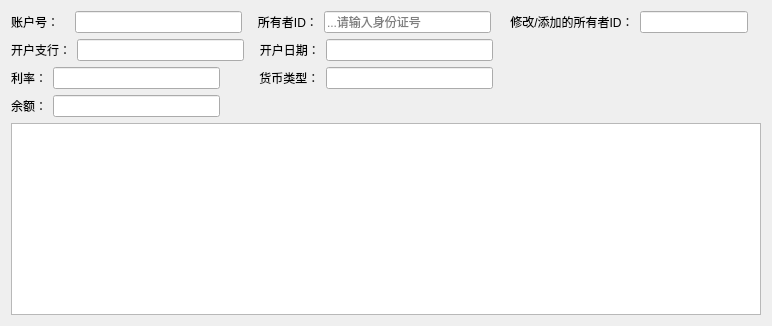
              <widget class="QWidget" name="tab_13">
               <attribute name="title">
                <string>储蓄账户</string>
               </attribute>
               <layout class="QVBoxLayout" name="verticalLayout_6">
                <item>
                 <layout class="QVBoxLayout" name="verticalLayout_5">
                  <item>
                   <layout class="QHBoxLayout" name="horizontalLayout_14" stretch="0,0,0,0,0,0,1">
                    <item>
                     <widget class="QLabel" name="label_14">
                      <property name="sizePolicy">
                       <sizepolicy hsizetype="Fixed" vsizetype="Preferred">
                        <horstretch>0</horstretch>
                        <verstretch>0</verstretch>
                       </sizepolicy>
                      </property>
                      <property name="text">
                       <string>账户号：   </string>
                      </property>
                     </widget>
                    </item>
                    <item>
                     <widget class="QLineEdit" name="ZH_CX_ID">
                      <property name="sizePolicy">
                       <sizepolicy hsizetype="Minimum" vsizetype="Fixed">
                        <horstretch>0</horstretch>
                        <verstretch>0</verstretch>
                       </sizepolicy>
                      </property>
                      <property name="minimumSize">
                       <size>
                        <width>167</width>
                        <height>0</height>
                       </size>
                      </property>
                     </widget>
                    </item>
                    <item>
                     <widget class="QLabel" name="label_30">
                      <property name="sizePolicy">
                       <sizepolicy hsizetype="Fixed" vsizetype="Preferred">
                        <horstretch>0</horstretch>
                        <verstretch>0</verstretch>
                       </sizepolicy>
                      </property>
                      <property name="text">
                       <string>   所有者ID：</string>
                      </property>
                     </widget>
                    </item>
                    <item>
                     <widget class="QLineEdit" name="ZH_CX_KHID">
                      <property name="sizePolicy">
                       <sizepolicy hsizetype="Minimum" vsizetype="Fixed">
                        <horstretch>0</horstretch>
                        <verstretch>0</verstretch>
                       </sizepolicy>
                      </property>
                      <property name="minimumSize">
                       <size>
                        <width>167</width>
                        <height>0</height>
                       </size>
                      </property>
                      <property name="placeholderText">
                       <string>...请输入身份证号</string>
                      </property>
                     </widget>
                    </item>
                    <item>
                     <widget class="QLabel" name="label_15">
                      <property name="text">
                       <string>    修改/添加的所有者ID：</string>
                      </property>
                     </widget>
                    </item>
                    <item>
                     <widget class="QLineEdit" name="ZH_CX_NEWKHID"/>
                    </item>
                    <item>
                     <widget class="QLabel" name="label_36">
                      <property name="text">
                       <string/>
                      </property>
                     </widget>
                    </item>
                   </layout>
                  </item>
                  <item>
                   <layout class="QHBoxLayout" name="horizontalLayout_15" stretch="0,0,0,0,1">
                    <item>
                     <widget class="QLabel" name="label_31">
                      <property name="sizePolicy">
                       <sizepolicy hsizetype="Fixed" vsizetype="Preferred">
                        <horstretch>0</horstretch>
                        <verstretch>0</verstretch>
                       </sizepolicy>
                      </property>
                      <property name="text">
                       <string>开户支行：</string>
                      </property>
                     </widget>
                    </item>
                    <item>
                     <widget class="QLineEdit" name="ZH_CX_Bank">
                      <property name="sizePolicy">
                       <sizepolicy hsizetype="Minimum" vsizetype="Fixed">
                        <horstretch>0</horstretch>
                        <verstretch>0</verstretch>
                       </sizepolicy>
                      </property>
                      <property name="minimumSize">
                       <size>
                        <width>167</width>
                        <height>0</height>
                       </size>
                      </property>
                     </widget>
                    </item>
                    <item>
                     <widget class="QLabel" name="label_34">
                      <property name="sizePolicy">
                       <sizepolicy hsizetype="Fixed" vsizetype="Preferred">
                        <horstretch>0</horstretch>
                        <verstretch>0</verstretch>
                       </sizepolicy>
                      </property>
                      <property name="text">
                       <string>   开户日期：</string>
                      </property>
                     </widget>
                    </item>
                    <item>
                     <widget class="QLineEdit" name="ZH_CX_Date">
                      <property name="sizePolicy">
                       <sizepolicy hsizetype="Minimum" vsizetype="Fixed">
                        <horstretch>0</horstretch>
                        <verstretch>0</verstretch>
                       </sizepolicy>
                      </property>
                      <property name="minimumSize">
                       <size>
                        <width>167</width>
                        <height>0</height>
                       </size>
                      </property>
                     </widget>
                    </item>
                    <item>
                     <widget class="QLabel" name="label_37">
                      <property name="text">
                       <string/>
                      </property>
                     </widget>
                    </item>
                   </layout>
                  </item>
                  <item>
                   <layout class="QHBoxLayout" name="horizontalLayout_16" stretch="0,0,0,0,1">
                    <item>
                     <widget class="QLabel" name="label_32">
                      <property name="sizePolicy">
                       <sizepolicy hsizetype="Fixed" vsizetype="Preferred">
                        <horstretch>0</horstretch>
                        <verstretch>0</verstretch>
                       </sizepolicy>
                      </property>
                      <property name="text">
                       <string>利率：</string>
                      </property>
                     </widget>
                    </item>
                    <item>
                     <widget class="QLineEdit" name="ZH_CX_Rate">
                      <property name="sizePolicy">
                       <sizepolicy hsizetype="Minimum" vsizetype="Fixed">
                        <horstretch>0</horstretch>
                        <verstretch>0</verstretch>
                       </sizepolicy>
                      </property>
                      <property name="minimumSize">
                       <size>
                        <width>167</width>
                        <height>0</height>
                       </size>
                      </property>
                     </widget>
                    </item>
                    <item>
                     <widget class="QLabel" name="label_33">
                      <property name="sizePolicy">
                       <sizepolicy hsizetype="Fixed" vsizetype="Preferred">
                        <horstretch>0</horstretch>
                        <verstretch>0</verstretch>
                       </sizepolicy>
                      </property>
                      <property name="text">
                       <string>          货币类型：</string>
                      </property>
                     </widget>
                    </item>
                    <item>
                     <widget class="QLineEdit" name="ZH_CX_Type">
                      <property name="sizePolicy">
                       <sizepolicy hsizetype="Minimum" vsizetype="Fixed">
                        <horstretch>0</horstretch>
                        <verstretch>0</verstretch>
                       </sizepolicy>
                      </property>
                      <property name="minimumSize">
                       <size>
                        <width>167</width>
                        <height>0</height>
                       </size>
                      </property>
                     </widget>
                    </item>
                    <item>
                     <widget class="QLabel" name="label_38">
                      <property name="text">
                       <string/>
                      </property>
                     </widget>
                    </item>
                   </layout>
                  </item>
                  <item>
                   <layout class="QHBoxLayout" name="horizontalLayout_17" stretch="0,0,1">
                    <item>
                     <widget class="QLabel" name="label_35">
                      <property name="sizePolicy">
                       <sizepolicy hsizetype="Fixed" vsizetype="Preferred">
                        <horstretch>0</horstretch>
                        <verstretch>0</verstretch>
                       </sizepolicy>
                      </property>
                      <property name="text">
                       <string>余额：</string>
                      </property>
                     </widget>
                    </item>
                    <item>
                     <widget class="QLineEdit" name="ZH_CX_Balance">
                      <property name="sizePolicy">
                       <sizepolicy hsizetype="Minimum" vsizetype="Fixed">
                        <horstretch>0</horstretch>
                        <verstretch>0</verstretch>
                       </sizepolicy>
                      </property>
                      <property name="minimumSize">
                       <size>
                        <width>167</width>
                        <height>0</height>
                       </size>
                      </property>
                     </widget>
                    </item>
                    <item>
                     <widget class="QLabel" name="label_12">
                      <property name="text">
                       <string/>
                      </property>
                     </widget>
                    </item>
                   </layout>
                  </item>
                  <item>
                   <widget class="QTableWidget" name="ZH_CX_Table"/>
                  </item>
                 </layout>
                </item>
               </layout>
              </widget>
